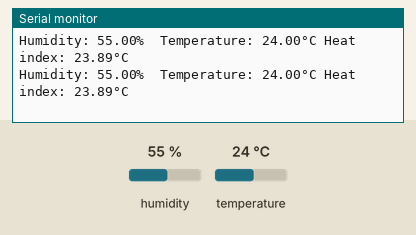
Simulated run of this sketch. Board: Arduino Mega 2560, built with avr-gcc and run on an emulated ATmega2560. Parts: the last lines printed to the serial monitor. The inputs (shaded band) are chosen by the test bench; at power-on: humidity 55 %, temperature 24 °C.

Above: at 4.8 s.
4.9 s: humidity set to 22 %
At 7.3 s:
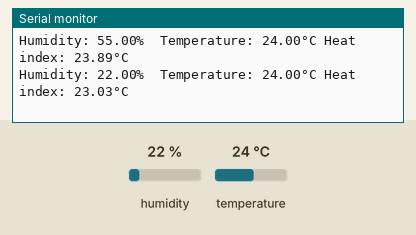
7.9 s: temperature set to 12 °C
At 8.6 s:
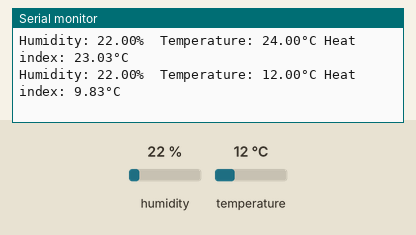
10.9 s: humidity set to 40 %
At 13.4 s:
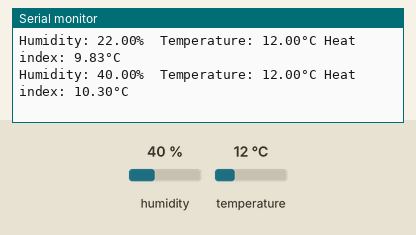
Timing chart, 0 to 14.9 s (numbered marks = the images above; inputs shaded):
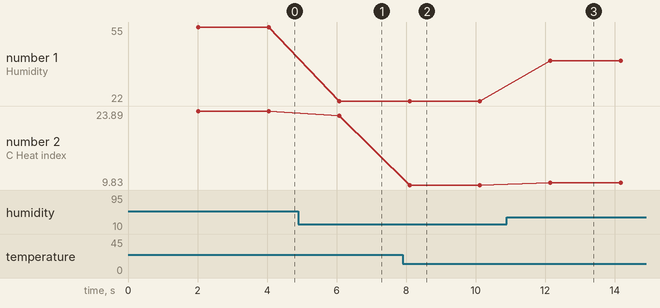

Measured:
- after the input at 4.9 s, the serial monitor: prints a new line after 1.2 s (image 1)
- after the input at 7.9 s, the serial monitor: prints a new line after 0.20 s (image 2)
- after the input at 10.9 s, the serial monitor: prints a new line after 1.2 s (image 3)
- plotted number 1: 55 → 22 after the input at 4.9 s, 22 → 40 after the input at 10.9 s
- plotted number 2: 23.89 → 23.03 after the input at 4.9 s, 23.03 → 9.83 after the input at 7.9 s, 9.83 → 10.3 after the input at 10.9 s

The sketch:

DHT_sensor_UT.ino
```cpp
#include <DHT.h>

#define DHTPIN 23
#define DHTTYPE DHT11

DHT dht(DHTPIN, DHTTYPE);

void setup(void) {
  Serial.begin(115200);
  dht.begin();
}

void loop(void) {

    // DHT sensor works very slow and requires 2 seconds between each reading
  delay(2000);

  // Reading temperature or humidity takes about 250 milliseconds!
  // Sensor readings may also be up to 2 seconds 'old' (its a very slow sensor)
  float humidity = dht.readHumidity();
  // Read temperature as Celsius
  float temperature = dht.readTemperature();

  // Check if any reads failed and exit early (to try again).
  if (isnan(humidity) || isnan(temperature)) {
    Serial.println(F("Failed to read from DHT sensor!"));
    return;
  }

  // Compute heat index in Celsius (isFahreheit = false)
  float heat_index = dht.computeHeatIndex(temperature, humidity, false);

  Serial.print("Humidity: ");
  Serial.print(humidity);
  Serial.print("%  Temperature: ");
  Serial.print(temperature);
  Serial.print("°C ");
  Serial.print("Heat index: ");
  Serial.print(heat_index);
  Serial.println("°C");

}
```
